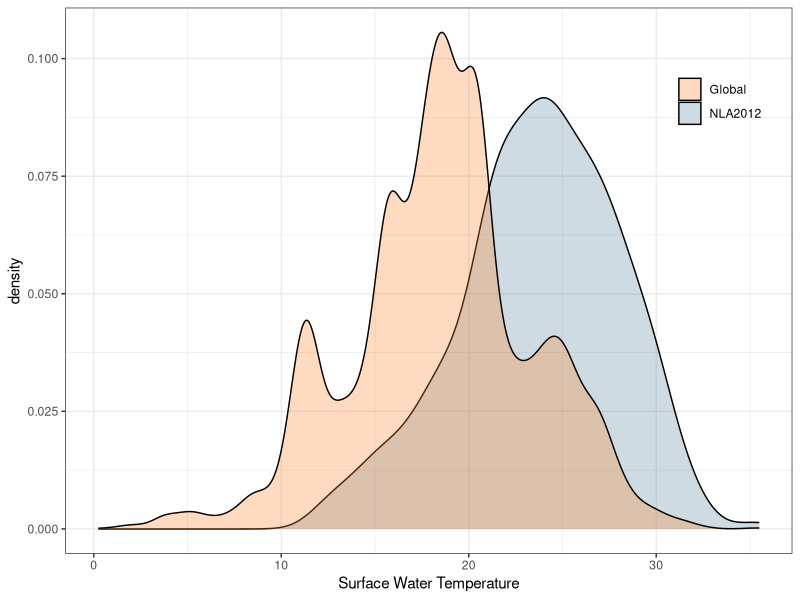

Generate this figure with R: (Note: this script raises an error after producing the figure.)
library(tidyverse)

data_nla <- read.csv('../NLA2012_data.csv')
data_mdl_output <- read.csv('../NLAmodel_output.csv')
data_fit <- cbind(data_nla, data_mdl_output)
data_pred <- read.csv('../HydroLAKES_data.csv', na.strings=c("#N/A"))
data_fit <- drop_na(data_fit)
data_pred <- drop_na(data_pred)
cols <- c('ID', 'Chla', 'Depth', 'Area', 'WRT', 'Vol', 'T')

colnames(data_pred) <-  cols

# remove negative values
data_trans_fit <- data_fit %>% filter(WRT>0, N_EN>0, Chla>0)
data_trans_pred <- data_pred %>% filter(Chla>0, Depth>0, 
                                        Area>0, WRT>0)
# tranform Chla to TrophicIndex
data_trans_fit$TrophicIndex <- cut(data_trans_fit$Chla, 
                                    breaks = c(0, 2, 7, 30, 1000), 
                                    labels = 1:4)
data_trans_fit$TI <- cut(data_trans_fit$Chla, 
                          breaks = c(0, 7, 30, 1000), 
                          labels = 1:3)

data_trans_pred$TrophicIndex <- cut(data_trans_pred$Chla, 
                          breaks = c(0, 2, 7, 30, 1000), 
                          labels = 1:4)
data_trans_pred$TI <- cut(data_trans_pred$Chla, 
                           breaks = c(0, 7, 30, 1000), 
                           labels = 1:3)

# tranform the data to the same units of the data of NLA2012
data_trans_pred$Area <- data_trans_pred$Area
data_trans_pred$Vol <- data_trans_pred$Vol * 1e6

# combine global data from two sources
data_trans_pred <- rbind(data_trans_fit[c(cols, "TI", "TrophicIndex")],
                         data_trans_pred[c(cols, "TI", "TrophicIndex")])

density_plot <- function(col_name, xlabel, trans=TRUE){
  if (trans){
    scale <- "log10"
  } else {
    scale <- "identity"
  }
  f <- ggplot()+
    geom_density(aes(data_trans_fit[[col_name]], fill="NLA2012"),
                 alpha=0.3)+
    geom_density(aes(data_trans_pred[[col_name]], fill="Global"),
                 alpha=0.3)+
    scale_x_continuous(trans=scale, name=xlabel)+
    scale_fill_manual("",values=c("#FB882C","#5B88A0"))+
    theme_bw()+
    theme(legend.position = c(0.9, 0.85),
          legend.background = element_blank())+
    ggsave(paste("./dist plots/", xlabel, ".png", sep = ""),
           width = 8, height = 5, dpi = 800)
}

# density plot
p1 <- density_plot("T", "Surface Water Temperature", FALSE)
p2 <- density_plot("Depth", "Lake Depth")
p3 <- density_plot("Area", "Lake Area")
p4 <- density_plot("WRT", "Water Residence Time")
p5 <- density_plot("Vol", "Lake Volume")
p6 <- density_plot("Chla", "Chlorophyll-a")

# export data for further analysis
write.csv(data_trans_pred, './combined data/global_data_clean.csv')
